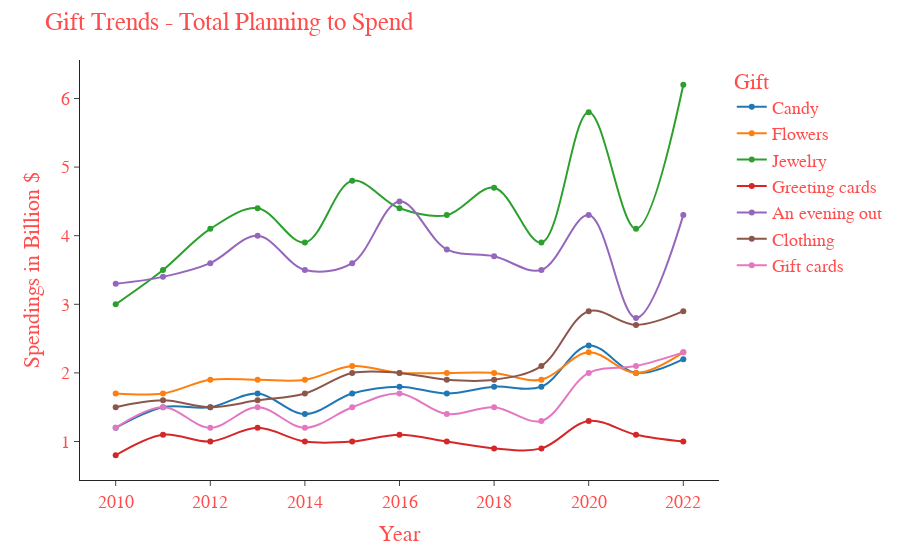

The notebook cell this image was saved under:
### Code cell
fig = px.line(hgttes, x = "Year", y = list(hgttes.columns[1 : ]),
              markers = True, line_shape = 'spline',
              labels={
                      "value": "Spendings in Billion $",
                      "variable": "Gift"
                     }
)

fig.update_layout(
    title = "Gift Trends - Total Planning to Spend",
    font=dict(
        family = font_family,
        size = 18,
        color = "#ff4d4d",
    )
)

fig.update_traces(
                  selector = dict(type=''),
                  marker = dict(size=6,
                              line = dict(width=2,
                                        color = 'darkred')),
                 )

fig.update_yaxes(type="linear")

fig.show()

### Figure 1 — Plotly figure (JSON) as saved in the notebook; plotly's stock layout.template omitted (floating-point values rounded to 4 significant figures)
{"data": [{"hovertemplate": "Gift=Candy<br>Year=%{x}<br>Spendings in Billion $=%{y}<extra></extra>", "legendgroup": "Candy", "line": {"color": "#1F77B4", "dash": "solid", "shape": "spline"}, "marker": {"symbol": "circle"}, "mode": "markers+lines", "name": "Candy", "orientation": "h", "showlegend": true, "type": "scatter", "x": [2010, 2011, 2012, 2013, 2014, 2015, 2016, 2017, 2018, 2019, 2020, 2021, 2022], "xaxis": "x", "y": ["1.2", "1.5", "1.5", "1.7", "1.4", "1.7", "1.8", "1.7", "1.8", "1.8", "2.4", "2.0", "2.2"], "yaxis": "y"}, {"hovertemplate": "Gift=Flowers<br>Year=%{x}<br>Spendings in Billion $=%{y}<extra></extra>", "legendgroup": "Flowers", "line": {"color": "#FF7F0E", "dash": "solid", "shape": "spline"}, "marker": {"symbol": "circle"}, "mode": "markers+lines", "name": "Flowers", "orientation": "h", "showlegend": true, "type": "scatter", "x": [2010, 2011, 2012, 2013, 2014, 2015, 2016, 2017, 2018, 2019, 2020, 2021, 2022], "xaxis": "x", "y": ["1.7", "1.7", "1.9", "1.9", "1.9", "2.1", "2.0", "2.0", "2.0", "1.9", "2.3", "2.0", "2.3"], "yaxis": "y"}, {"hovertemplate": "Gift=Jewelry<br>Year=%{x}<br>Spendings in Billion $=%{y}<extra></extra>", "legendgroup": "Jewelry", "line": {"color": "#2CA02C", "dash": "solid", "shape": "spline"}, "marker": {"symbol": "circle"}, "mode": "markers+lines", "name": "Jewelry", "orientation": "h", "showlegend": true, "type": "scatter", "x": [2010, 2011, 2012, 2013, 2014, 2015, 2016, 2017, 2018, 2019, 2020, 2021, 2022], "xaxis": "x", "y": ["3.0", "3.5", "4.1", "4.4", "3.9", "4.8", "4.4", "4.3", "4.7", "3.9", "5.8", "4.1", "6.2"], "yaxis": "y"}, {"hovertemplate": "Gift=Greeting cards<br>Year=%{x}<br>Spendings in Billion $=%{y}<extra></extra>", "legendgroup": "Greeting cards", "line": {"color": "#D62728", "dash": "solid", "shape": "spline"}, "marker": {"symbol": "circle"}, "mode": "markers+lines", "name": "Greeting cards", "orientation": "h", "showlegend": true, "type": "scatter", "x": [2010, 2011, 2012, 2013, 2014, 2015, 2016, 2017, 2018, 2019, 2020, 2021, 2022], "xaxis": "x", "y": ["0.8", "1.1", "1.0", "1.2", "1.0", "1.0", "1.1", "1.0", "0.9", "0.9", "1.3", "1.1", "1.0"], "yaxis": "y"}, {"hovertemplate": "Gift=An evening out<br>Year=%{x}<br>Spendings in Billion $=%{y}<extra></extra>", "legendgroup": "An evening out", "line": {"color": "#9467BD", "dash": "solid", "shape": "spline"}, "marker": {"symbol": "circle"}, "mode": "markers+lines", "name": "An evening out", "orientation": "h", "showlegend": true, "type": "scatter", "x": [2010, 2011, 2012, 2013, 2014, 2015, 2016, 2017, 2018, 2019, 2020, 2021, 2022], "xaxis": "x", "y": ["3.3", "3.4", "3.6", "4.0", "3.5", "3.6", "4.5", "3.8", "3.7", "3.5", "4.3", "2.8", "4.3"], "yaxis": "y"}, {"hovertemplate": "Gift=Clothing<br>Year=%{x}<br>Spendings in Billion $=%{y}<extra></extra>", "legendgroup": "Clothing", "line": {"color": "#8C564B", "dash": "solid", "shape": "spline"}, "marker": {"symbol": "circle"}, "mode": "markers+lines", "name": "Clothing", "orientation": "h", "showlegend": true, "type": "scatter", "x": [2010, 2011, 2012, 2013, 2014, 2015, 2016, 2017, 2018, 2019, 2020, 2021, 2022], "xaxis": "x", "y": ["1.5", "1.6", "1.5", "1.6", "1.7", "2.0", "2.0", "1.9", "1.9", "2.1", "2.9", "2.7", "2.9"], "yaxis": "y"}, {"hovertemplate": "Gift=Gift cards<br>Year=%{x}<br>Spendings in Billion $=%{y}<extra></extra>", "legendgroup": "Gift cards", "line": {"color": "#E377C2", "dash": "solid", "shape": "spline"}, "marker": {"symbol": "circle"}, "mode": "markers+lines", "name": "Gift cards", "orientation": "h", "showlegend": true, "type": "scatter", "x": [2010, 2011, 2012, 2013, 2014, 2015, 2016, 2017, 2018, 2019, 2020, 2021, 2022], "xaxis": "x", "y": ["1.2", "1.5", "1.2", "1.5", "1.2", "1.5", "1.7", "1.4", "1.5", "1.3", "2.0", "2.1", "2.3"], "yaxis": "y"}], "layout": {"font": {"color": "#ff4d4d", "family": "Verdana", "size": 18}, "legend": {"title": {"text": "Gift"}, "tracegroupgap": 0}, "margin": {"t": 60}, "title": {"text": "Gift Trends - Total Planning to Spend"}, "xaxis": {"anchor": "y", "domain": [0, 1], "title": {"text": "Year"}}, "yaxis": {"anchor": "x", "domain": [0, 1], "title": {"text": "Spendings in Billion $"}, "type": "linear"}}}
